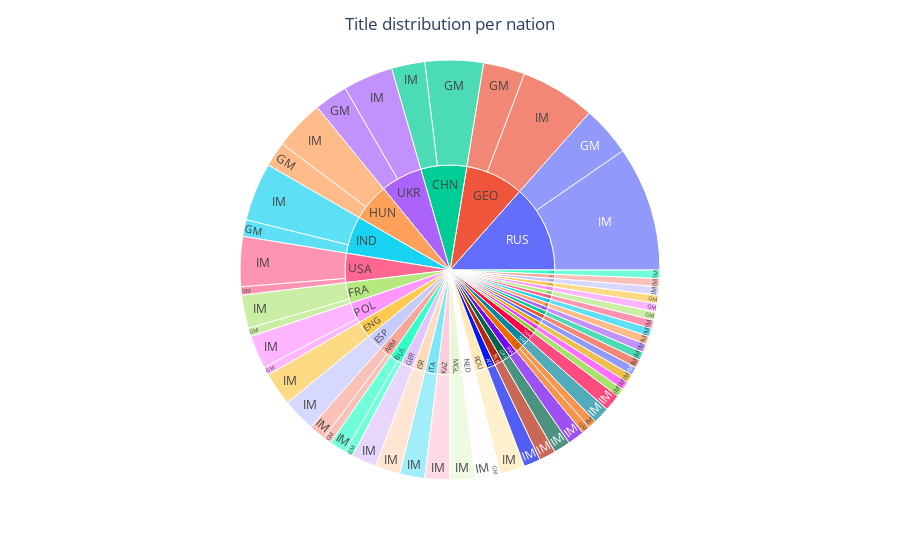

Source (notebook cell):
### Code cell
fig3=px.sunburst(df_top,path=['Federation','Title'],names='Title')
fig3.update_layout(title="Title distribution per nation",title_x=0.5,template='plotly_white')
fig3.show()

### Figure 1 — Plotly figure (JSON) as saved in the notebook; plotly's stock layout.template omitted (floating-point values rounded to 4 significant figures)
{"data": [{"branchvalues": "total", "domain": {"x": [0, 1], "y": [0, 1]}, "hovertemplate": "labels=%{label}<br>count=%{value}<br>parent=%{parent}<br>id=%{id}<extra></extra>", "ids": ["ARM/GM", "BUL/GM", "CHN/GM", "FRA/GM", "GEO/GM", "HUN/GM", "IND/GM", "LTU/GM", "NED/GM", "POL/GM", "QAT/GM", "RUS/GM", "SCO/GM", "SWE/GM", "UKR/GM", "USA/GM", "ARG/IM", "ARM/IM", "AUS/IM", "AZE/IM", "BEL/IM", "BLR/IM", "BUL/IM", "CHN/IM", "COL/IM", "CUB/IM", "CZE/IM", "ECU/IM", "ENG/IM", "ESP/IM", "FRA/IM", "GEO/IM", "GER/IM", "GRE/IM", "HUN/IM", "INA/IM", "IND/IM", "IRI/IM", "ISR/IM", "ITA/IM", "KAZ/IM", "LAT/IM", "LTU/IM", "MDA/IM", "MGL/IM", "NED/IM", "POL/IM", "ROU/IM", "RUS/IM", "SRB/IM", "SVK/IM", "TUR/IM", "UKR/IM", "USA/IM", "VEN/IM", "VIE/IM", "ARG", "ARM", "AUS", "AZE", "BEL", "BLR", "BUL", "CHN", "COL", "CUB", "CZE", "ECU", "ENG", "ESP", "FRA", "GEO", "GER", "GRE", "HUN", "INA", "IND", "IRI", "ISR", "ITA", "KAZ", "LAT", "LTU", "MDA", "MGL", "NED", "POL", "QAT", "ROU", "RUS", "SCO", "SRB", "SVK", "SWE", "TUR", "UKR", "USA", "VEN", "VIE"], "labels": ["GM", "GM", "GM", "GM", "GM", "GM", "GM", "GM", "GM", "GM", "GM", "GM", "GM", "GM", "GM", "GM", "IM", "IM", "IM", "IM", "IM", "IM", "IM", "IM", "IM", "IM", "IM", "IM", "IM", "IM", "IM", "IM", "IM", "IM", "IM", "IM", "IM", "IM", "IM", "IM", "IM", "IM", "IM", "IM", "IM", "IM", "IM", "IM", "IM", "IM", "IM", "IM", "IM", "IM", "IM", "IM", "ARG", "ARM", "AUS", "AZE", "BEL", "BLR", "BUL", "CHN", "COL", "CUB", "CZE", "ECU", "ENG", "ESP", "FRA", "GEO", "GER", "GRE", "HUN", "INA", "IND", "IRI", "ISR", "ITA", "KAZ", "LAT", "LTU", "MDA", "MGL", "NED", "POL", "QAT", "ROU", "RUS", "SCO", "SRB", "SVK", "SWE", "TUR", "UKR", "USA", "VEN", "VIE"], "name": "", "parents": ["ARM", "BUL", "CHN", "FRA", "GEO", "HUN", "IND", "LTU", "NED", "POL", "QAT", "RUS", "SCO", "SWE", "UKR", "USA", "ARG", "ARM", "AUS", "AZE", "BEL", "BLR", "BUL", "CHN", "COL", "CUB", "CZE", "ECU", "ENG", "ESP", "FRA", "GEO", "GER", "GRE", "HUN", "INA", "IND", "IRI", "ISR", "ITA", "KAZ", "LAT", "LTU", "MDA", "MGL", "NED", "POL", "ROU", "RUS", "SRB", "SVK", "TUR", "UKR", "USA", "VEN", "VIE", "", "", "", "", "", "", "", "", "", "", "", "", "", "", "", "", "", "", "", "", "", "", "", "", "", "", "", "", "", "", "", "", "", "", "", "", "", "", "", "", "", "", ""], "type": "sunburst", "values": [1, 1, 7, 1, 5, 3, 2, 1, 1, 1, 1, 6, 1, 1, 4, 1, 1, 2, 1, 2, 1, 2, 2, 4, 1, 1, 1, 1, 4, 4, 4, 9, 3, 2, 6, 2, 7, 1, 3, 3, 3, 1, 1, 1, 3, 2, 4, 3, 15, 2, 2, 1, 6, 6, 1, 1, 1, 3, 1, 2, 1, 2, 3, 11, 1, 1, 1, 1, 4, 4, 5, 14, 3, 2, 9, 2, 9, 1, 3, 3, 3, 1, 2, 1, 3, 3, 5, 1, 3, 21, 1, 2, 2, 1, 1, 10, 7, 1, 1]}], "layout": {"legend": {"tracegroupgap": 0}, "margin": {"t": 60}, "title": {"text": "Title distribution per nation", "x": 0.5}}}
